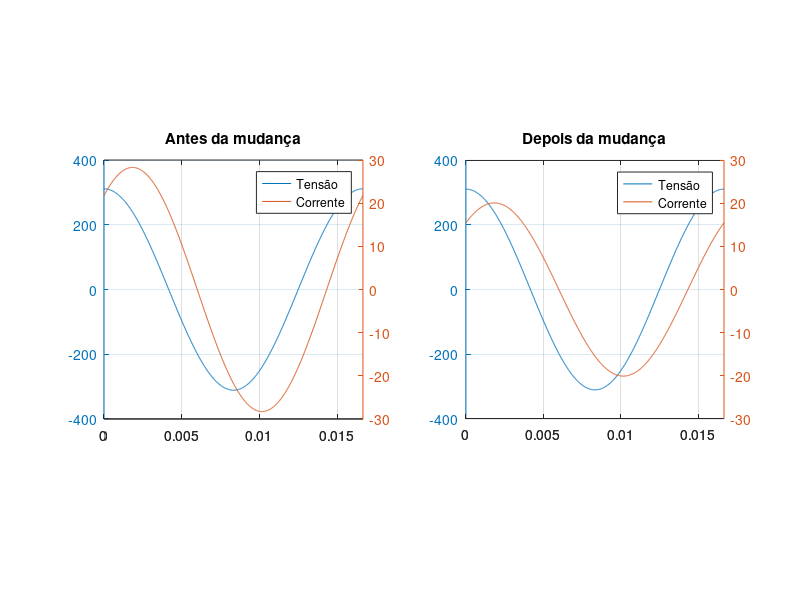
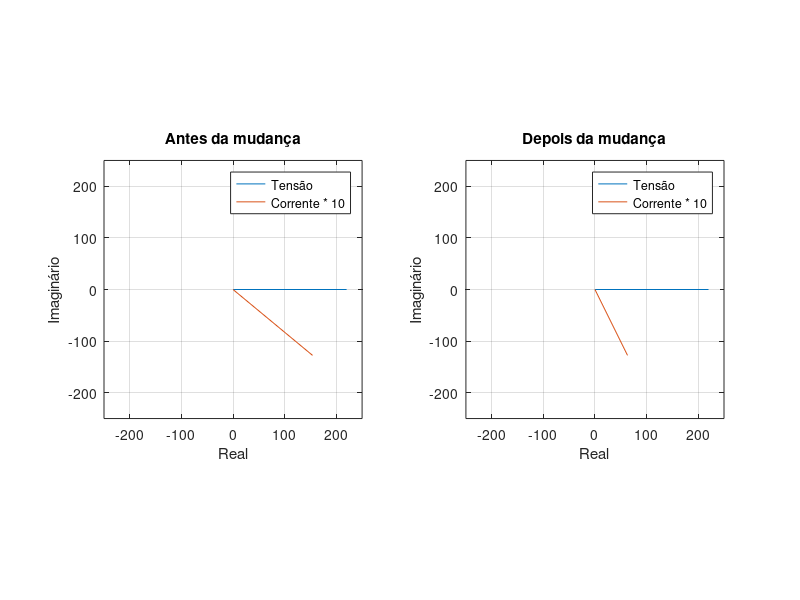
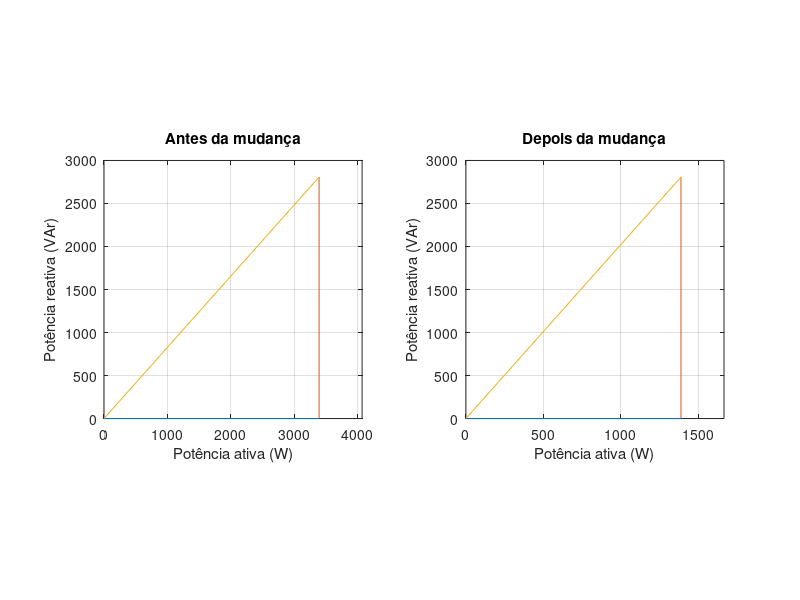

Write the MATLAB code that produced these figures, in order. (Note: this script raises an error after producing the figures.)
%Informações iniciais
V = 220; %Tensão nominal
f = 60; %Frequência
I = 20; %Corrente nominal

%Defasagem entre a corrente e a tensão
atraso = 1.8355e-3; 
fase = -atraso*2*pi*f;

t = [0:(1/f)/1000:1/f];

%V e I no domínio do tempo
Vt = V*sqrt(2)*cos(2*pi*f*t);
It = I*sqrt(2)*cos(2*pi*f*t + fase);

%V e I no domínio fasorial
Vfas = V*exp(j*0);
Ifas = I*exp(j*fase);

%Triângulo das potências
S = Vfas*conj(Ifas);
P = real(S);
Q = imag(S);
Sap = abs(S);

%Alteração na potência;
S2 = S-2000;
P2 = real(S2);
Q2 = imag(S2);
Sap2 = abs(S2);

%Novos valores de I
Ifas2 = conj(S2)/Vfas;
It2 = abs(Ifas2)*sqrt(2)*cos(2*pi*f*t + fase);

%Gráficos no dominio do tempo
figure(1)
subplot(1, 2, 1)
plotyy(t, Vt, t, It)
title('Antes da mudança')
legend('Tensão', 'Corrente')
axis('square')
grid;

subplot(1, 2, 2)
plotyy(t, Vt, t, It2)
title('Depois da mudança')
legend('Tensão', 'Corrente')
axis('square')
grid;

%Gráficos no dominio fasorial 
figure(2)
subplot(1, 2, 1)
plot([0 real(Vfas)], [0 imag(Vfas)], [0 real(Ifas)*10], [0 imag(Ifas)*10])
axis([-250 250 -250 250])
axis('square')
xlabel('Real')
ylabel('Imaginário')
legend('Tensão', 'Corrente * 10')
title('Antes da mudança')
grid;

subplot(1, 2, 2)
plot([0 real(Vfas)], [0 imag(Vfas)], [0 real(Ifas2)*10], [0 imag(Ifas2)*10])
axis([-250 250 -250 250])
axis('square')
xlabel('Real')
ylabel('Imaginário')
legend('Tensão', 'Corrente * 10')
title('Depois da mudança')
grid;

%Gráficos do triângulo das potências
figure(3)
subplot(1, 2, 1)
plot([0 P], [0 0], [P P], [0 Q], [0 P], [0 Q])
xlabel('Potência ativa (W)')
ylabel('Potência reativa (VAr)')
xlim([0 P+(P/5)])
axis('square')
title('Antes da mudança')
grid;  

subplot(1, 2, 2)
plot([0 P2], [0 0], [P2 P2], [0 Q2], [0 P2], [0 Q2])
xlabel('Potência ativa (W)')
ylabel('Potência reativa (VAr)')
xlim([0 P2+(P2/5)])
axis('square')
title('Depois da mudança')
grid;  
aaaaaaa